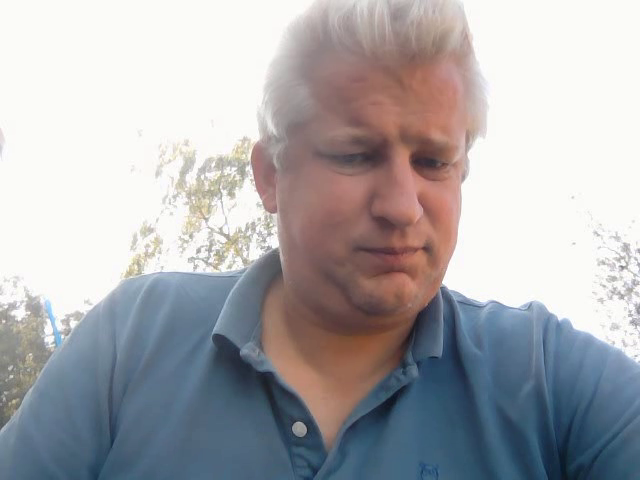
#> input picture frame 18 of output.avi, 640 x 480 px, given in place of the camera
$ jupyter execute --allow-errors '3.05 Computer Vision basics on Video with OpenCV.ipynb'   (shell and % lines are left out)   (older library calls are emulated)   (text cells are left out)
#> lines starting #> are read from the running program, lines starting #| are printed output that depends on the picture; after the words box and inside, x2 and y2 are one past the last pixel; in counts of white or black regions, pixels touching at a corner belong together; pictures that were not available may be replaced by others from this repository, and a replacement may not be noted
[cell 1]
#uncomment and install necessary packages
#!pip install numpy
#!pip install scipy.misc

[cell 2]
# Start a video script and use 'q' to quit the script.
import cv2

cap = cv2.VideoCapture(0); #0 is the default camera
fourcc = cv2.VideoWriter_fourcc(*'XVID')
out = cv2.VideoWriter('output.avi', fourcc, 20.0, (640,480))

while (cap.isOpened()): # this will show the frame infinitively
    ret, frame = cap.read() # ret=true/false, create a frame
#> frame is the input picture: shape (480, 640, 3); mean B, G, R 173.9, 170.3, 171.1

    if ret == True:
       #print(cap.get(cv2.CAP_PROP_FRAME_WIDTH))
       #print(cap.get(cv2.CAP_PROP_FRAME_HEIGHT))

       out.write(frame)
       gray = cv2.cvtColor(frame, cv2.COLOR_BGR2GRAY)#to convert to gray
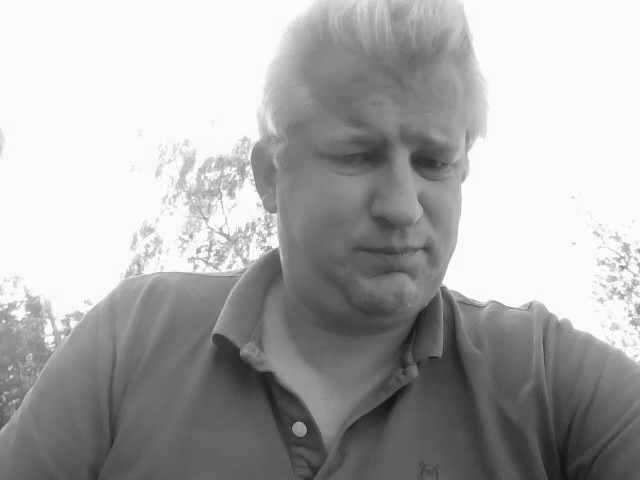
#> gray: shape (480, 640); min 18, max 255, mean 171.1
       cv2.imshow('frame', frame)
       #cv2.imshow('frame', gray)

       if cv2.waitKey(1) & 0xFF == ord('q'): #0xFF is a mask; ord
#> (key q is pressed here)
           break
    else:
        break
cap.release() # end the ca
out.release()
cv2.destroyAllWindows()

[cell 3]
import cv2
import datetime
cap = cv2.VideoCapture(0)
print(cap.get(cv2.CAP_PROP_FRAME_WIDTH))
print(cap.get(cv2.CAP_PROP_FRAME_HEIGHT))

cap.set(3, 1280) #3 is associated number for WIDTH
cap.set(4, 720) # 4 is no. for HEIGHT
# camera automatically adjusts resolution

while(cap.isOpened()):
    ret, frame = cap.read()
    if ret == True:

        #gray = cv2.cvtColor(frame, cv2.COLOR_BGR2GRAY)
        font = cv2.FONT_HERSHEY_SIMPLEX
        text = "Width: " + str(cap.get(3)) + " Height:" + str(cap.get(4)) # to print width + height in image
        datet = str(datetime.datetime.now()) # to print datetime
        #Syntax: cv2.putText(image, text, origin, font, fontScale, color, thickness, lineType)
        frame = cv2.putText(frame, text, (10,50), font , 1,
                            (255,255,255), 2, cv2.LINE_AA)
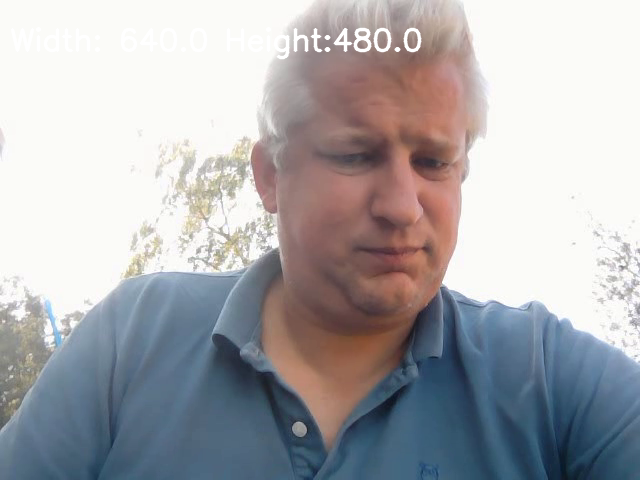
#> frame: shape (480, 640, 3); 1.47% of pixels changed, all inside (x1, y1, x2, y2) = (10, 27, 422, 60)
        cv2.imshow('frame', frame)

        if cv2.waitKey(1) & 0xFF == ord('q'):
#> (key q is pressed here)
            break
    else:
        break

cap.release()
cv2.destroyAllWindows()

[cell 4]
import cv2
import numpy as np

cap = cv2.VideoCapture(0)

while(1):

    # Take each frame
    _, frame = cap.read()

    # Convert BGR to HSV
    hsv = cv2.cvtColor(frame, cv2.COLOR_BGR2HSV)
#> hsv: shape (480, 640, 3); mean H, S, V 53.3, 49.1, 185.3

    # define range of blue color in HSV
    lower_blue = np.array([100,100,100]) #blue 110,50,50
    upper_blue = np.array([255,255,255]) #blue 130,255,255

    # Threshold the HSV image to get only blue colors
    mask = cv2.inRange(hsv, lower_blue, upper_blue)
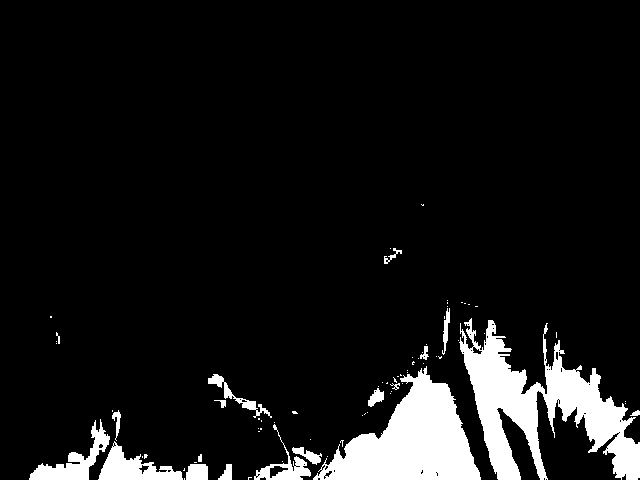
#> mask: shape (480, 640); 8.8% white; 77 white regions (58 under 20 px), largest, box (x1, y1, x2, y2) and area: (459, 318, 640, 480) 11654, (313, 366, 481, 480) 9548, (98, 441, 183, 480) 1514

    # Bitwise-AND mask and original image
    res = cv2.bitwise_and(frame,frame, mask= mask)
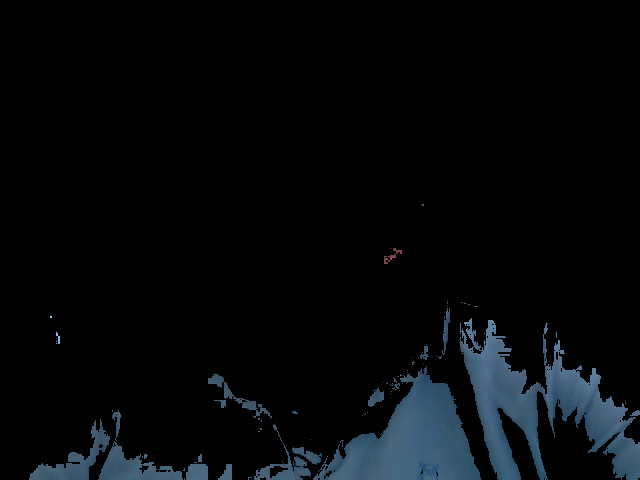
#> res: shape (480, 640, 3); mean B, G, R 10.3, 8.2, 5.5

    cv2.imshow('frame',frame)
    cv2.imshow('mask',mask)
    cv2.imshow('res',res)
    k = cv2.waitKey(5) & 0xFF
#> (key q is pressed here)
    if k == 27:
        break

cv2.destroyAllWindows()

[cell 5]
from time import sleep
import cv2

#face_cascade = cv2.CascadeClassifier('haarcascade_frontalface_default.xml')
face_cascade = cv2.CascadeClassifier('haar_cascade_stop.xml')
#face_cascade = cv2.CascadeClassifier('traffic_light.xml') # traffic light not working

cap = cv2.VideoCapture(0) #0 is the default camera

while cap.isOpened():
    ret, img = cap.read()
    gray = cv2.cvtColor(img, cv2.COLOR_BGR2GRAY)
    faces = face_cascade.detectMultiScale(gray, 1.1, 4)
#> faces = ()

    nstops = 0
    for (x, y, w, h) in faces:
        rect = cv2.rectangle(img, (x,y), (x+w, y+h), (255,0,0), 2)

        area = w*h
        #Syntax: cv2.putText(image, text, origin, font, fontScale, color[, thickness[, lineType[, bottomLeftOrigin]]])
        #font = cv2.FONT_HERSHEY_SIMPLEX
        #cv2.putText(img, area, (10,50) , font, 1, (255,0,0) ,2, cv2.LINE_AA)
        print(area)
        sleep(0.2)
        if area > 5000:  # if the area of bounding box is larger than certain value stop the car
            nstops = nstops + 1
#> this loop made 0 passes
#> after the loop, nstops = 0

    # Display the output)
    cv2.imshow('img', img)

    if nstops == 1:
        print("STOP")
        sleep(3)

    if cv2.waitKey(25) & 0xFF == ord('q'):
#> (key q is pressed here)
        break

cap.release()
cv2.destroyAllWindows()

[cell 6]
import IPython
#> (the rest of this cell did not finish here and is left out)

[cell 7]
# a script to do canny edge etc on video
import cv2
import numpy as np

video = cv2.VideoCapture("road_car_view.mp4") #filename = road_car_view.mp4

while True:
    ret, orig_frame = video.read()
    if not ret:
        video = cv2.VideoCapture("road_car_view.mp4")
        continue

    frame = cv2.GaussianBlur(orig_frame, (5, 5), 0)
    hsv = cv2.cvtColor(frame, cv2.COLOR_BGR2HSV)
#> hsv: shape (480, 640, 3); mean H, S, V 52.8, 49, 185.3
    low_yellow = np.array([18, 94, 140])
    up_yellow = np.array([48, 255, 255])
    mask = cv2.inRange(hsv, low_yellow, up_yellow)
#> mask: shape (480, 640); every value is 0
    edges = cv2.Canny(mask, 75, 150)

    lines = cv2.HoughLinesP(edges, 1, np.pi/180, 50, maxLineGap=50)
#> lines = None
    if lines is not None:
        for line in lines:
            x1, y1, x2, y2 = line[0]
            cv2.line(frame, (x1, y1), (x2, y2), (0, 255, 0), 5)

    cv2.imshow("frame", frame)
    cv2.imshow("edges", edges)

    if cv2.waitKey(25) & 0xFF == ord('q'):
#> (key q is pressed here)
#> (key q is pressed here)
        break

video.release()
cv2.destroyAllWindows()

[cell 8]
## Tracking window niet goed!

import cv2
import numpy as np

def nothing(x):
    print(x)

img = np.zeros((300,512,3), np.uint8) #create an image using numpy zeros array
cv2.namedWindow('image')

cv2.createTrackbar("B", 'image', 0, 255, nothing) #value, windowname, initialvalue, max val, call back
cv2.createTrackbar("G", 'image', 0, 255, nothing) #value, windowname, initialvalue, max val, call back
cv2.createTrackbar("R", 'image', 0, 255, nothing) #value, windowname, initialvalue, max val, call back

#> (the rest of this cell did not finish here and is left out)

$ run again, starting later in the video
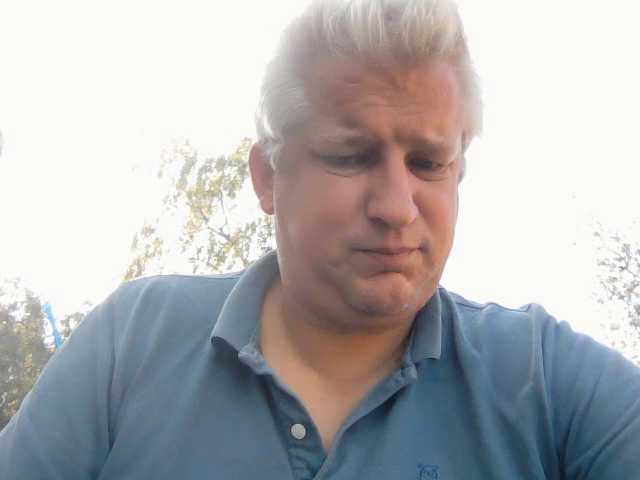
#> input picture frame 81 of output.avi, 640 x 480 px, given in place of the camera
#> frame is the input picture: shape (480, 640, 3); mean B, G, R 178.8, 176.4, 176.7
#> `mask = cv2.inRange(hsv, lower_blue, upper_blue)`:
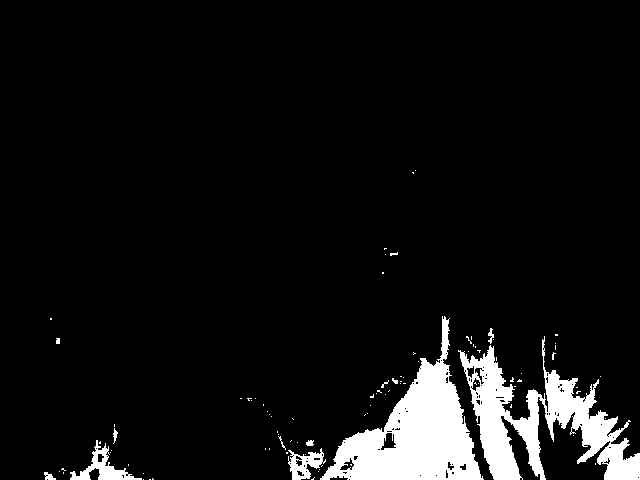
#> mask: shape (480, 640); 7.1% white; 93 white regions (81 under 20 px), largest, box (x1, y1, x2, y2) and area: (320, 316, 484, 480) 10446, (458, 336, 640, 480) 9354, (70, 440, 142, 480) 843
#> `res = cv2.bitwise_and(frame,frame, mask= mask)`:
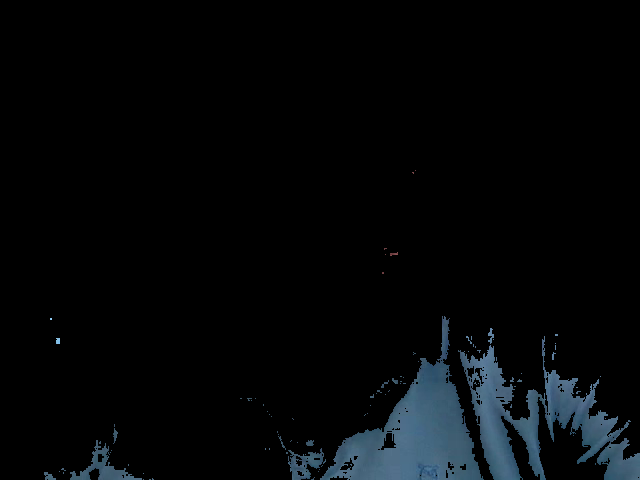
#> res: shape (480, 640, 3); mean B, G, R 8.5, 6.9, 4.7
#> faces = ()
#> after the loop `for (x, y, w, h) in faces:`: nstops = 0
#> lines = None

$ run again, starting later in the video
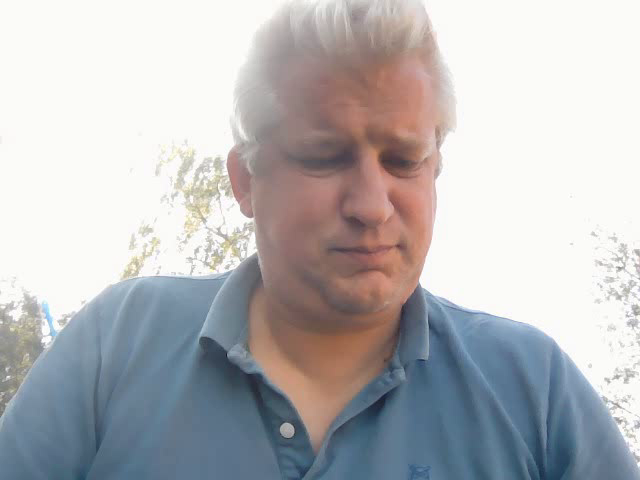
#> input picture frame 144 of output.avi, 640 x 480 px, given in place of the camera
#> frame is the input picture: shape (480, 640, 3); mean B, G, R 185, 182.6, 183.1
#> `mask = cv2.inRange(hsv, lower_blue, upper_blue)`:
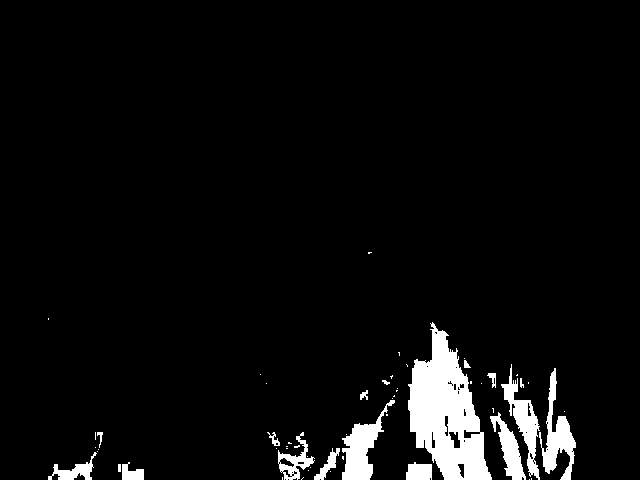
#> mask: shape (480, 640); 4.9% white; 56 white regions (38 under 20 px), largest, box (x1, y1, x2, y2) and area: (408, 322, 492, 480) 7249, (342, 400, 395, 480) 1618, (539, 368, 576, 480) 1511
#> `res = cv2.bitwise_and(frame,frame, mask= mask)`:
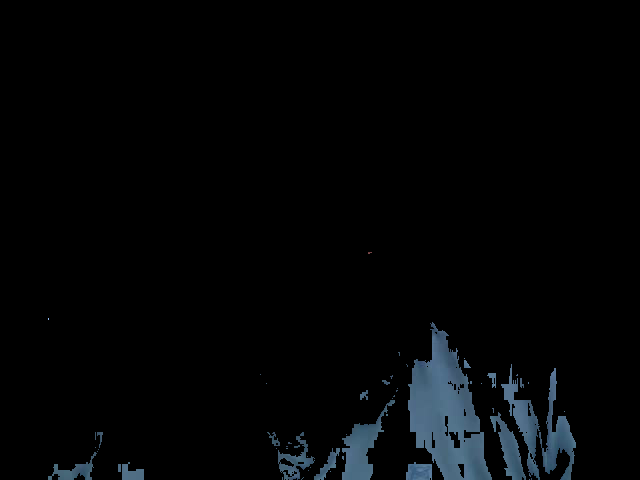
#> res: shape (480, 640, 3); mean B, G, R 6.2, 5, 3.6
#> faces = ()
#> after the loop `for (x, y, w, h) in faces:`: nstops = 0
#> lines = None
